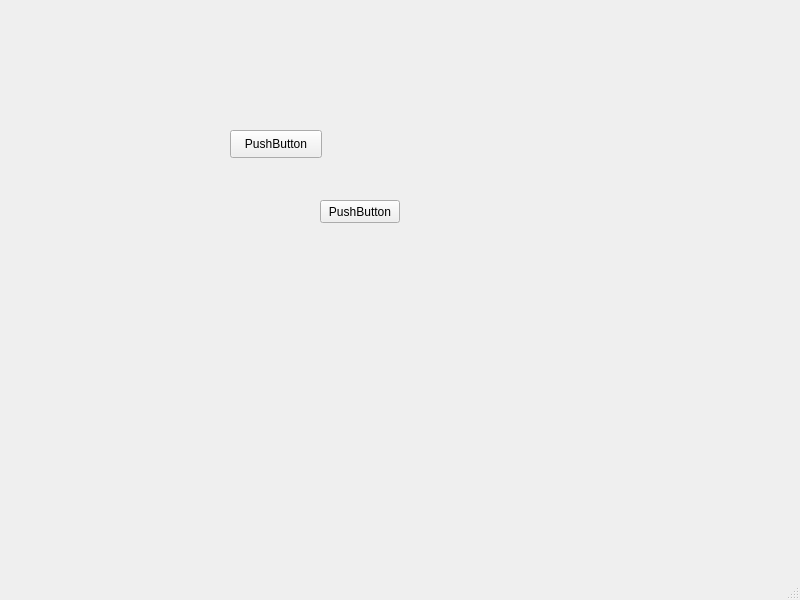
<?xml version="1.0" encoding="UTF-8"?>
<ui version="4.0">
 <class>MainWindow</class>
 <widget class="QMainWindow" name="MainWindow">
  <property name="geometry">
   <rect>
    <x>0</x>
    <y>0</y>
    <width>800</width>
    <height>600</height>
   </rect>
  </property>
  <property name="windowTitle">
   <string>MainWindow</string>
  </property>
  <widget class="QWidget" name="centralwidget">
   <widget class="QPushButton" name="pushButton">
    <property name="geometry">
     <rect>
      <x>320</x>
      <y>200</y>
      <width>80</width>
      <height>23</height>
     </rect>
    </property>
    <property name="text">
     <string>PushButton</string>
    </property>
   </widget>
   <widget class="QPushButton" name="pushButton_2">
    <property name="geometry">
     <rect>
      <x>230</x>
      <y>130</y>
      <width>92</width>
      <height>28</height>
     </rect>
    </property>
    <property name="text">
     <string>PushButton</string>
    </property>
   </widget>
  </widget>
  <widget class="QMenuBar" name="menubar">
   <property name="geometry">
    <rect>
     <x>0</x>
     <y>0</y>
     <width>800</width>
     <height>22</height>
    </rect>
   </property>
  </widget>
  <widget class="QStatusBar" name="statusbar"/>
 </widget>
 <resources/>
 <connections/>
</ui>
